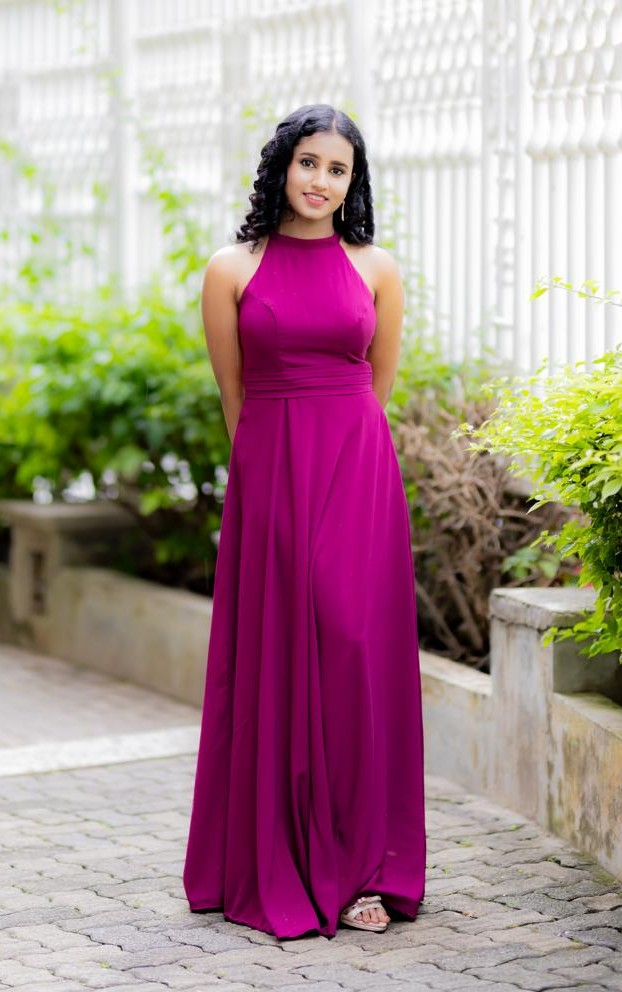
#> input picture src/assets/images/profile.jpeg, 622 x 992 px
$ python make_favicon.py
#> lines starting #> are read from the running program, lines starting #| are printed output that depends on the picture
from PIL import Image, ImageDraw

size = 256
img = Image.open('src/assets/images/profile.jpeg').convert('RGBA')

# Crop to square from top (face area)
w, h = img.size
#> w = 622; h = 992
crop_size = min(w, h)
#> crop_size = 622
left = (w - crop_size) // 2
#> left = 0
top = 0  # focus on top (face)
img = img.crop((left, top, left + crop_size, top + crop_size))
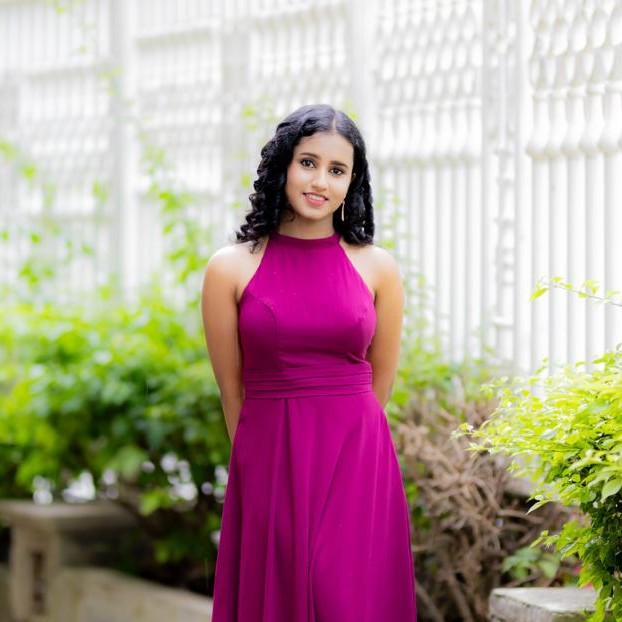
#> img: PIL image 622x622 RGBA; mean R, G, B, A 176.8, 155.2, 147.9, 255
img = img.resize((size, size), Image.LANCZOS)
#> img: PIL image 256x256 RGBA

# Create circular mask
mask = Image.new('L', (size, size), 0)
#> mask: PIL image 256x256 L; every value is 0
draw = ImageDraw.Draw(mask)
draw.ellipse((0, 0, size, size), fill=255)

# Apply mask
result = Image.new('RGBA', (size, size), (0, 0, 0, 0))
#> result: PIL image 256x256 RGBA; every value is 0
result.paste(img, (0, 0), mask)
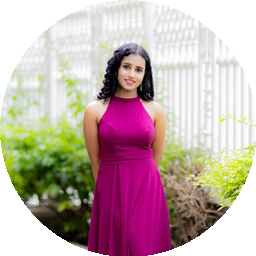
#> result: PIL image 256x256 RGBA; mean R, G, B, A 140.4, 118.9, 116.4, 201.6; transparent parts drawn white
result.save('public/favicon.png', 'PNG')
print('Done: public/favicon.png')
